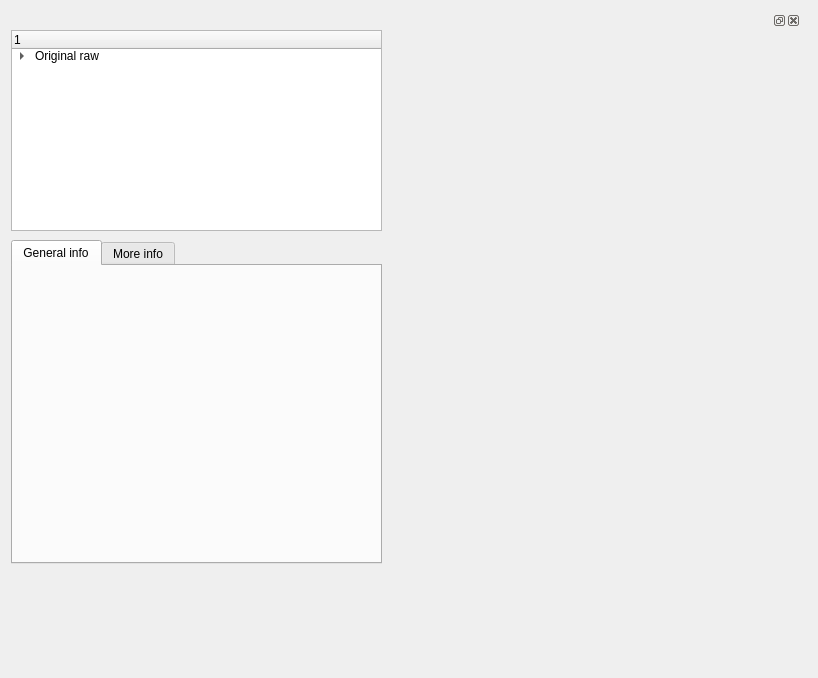
<?xml version="1.0" encoding="UTF-8"?>
<ui version="4.0">
 <class>Form</class>
 <widget class="QWidget" name="Form">
  <property name="geometry">
   <rect>
    <x>0</x>
    <y>0</y>
    <width>818</width>
    <height>678</height>
   </rect>
  </property>
  <property name="windowTitle">
   <string>Form</string>
  </property>
  <layout class="QGridLayout" name="gridLayout">
   <item row="0" column="0">
    <widget class="QDockWidget" name="dockWidget_left">
     <property name="sizePolicy">
      <sizepolicy hsizetype="Minimum" vsizetype="Minimum">
       <horstretch>1</horstretch>
       <verstretch>0</verstretch>
      </sizepolicy>
     </property>
     <property name="minimumSize">
      <size>
       <width>380</width>
       <height>150</height>
      </size>
     </property>
     <property name="allowedAreas">
      <set>Qt::BottomDockWidgetArea|Qt::LeftDockWidgetArea</set>
     </property>
     <widget class="QWidget" name="dockWidgetContents">
      <widget class="QTabWidget" name="tabWidget_info">
       <property name="geometry">
        <rect>
         <x>0</x>
         <y>210</y>
         <width>371</width>
         <height>324</height>
        </rect>
       </property>
       <property name="sizePolicy">
        <sizepolicy hsizetype="Expanding" vsizetype="Expanding">
         <horstretch>0</horstretch>
         <verstretch>0</verstretch>
        </sizepolicy>
       </property>
       <property name="currentIndex">
        <number>0</number>
       </property>
       <widget class="QWidget" name="tabGeneralInfo">
        <property name="accessibleName">
         <string extracomment="dsfsdf"/>
        </property>
        <attribute name="title">
         <string>General info</string>
        </attribute>
       </widget>
       <widget class="QWidget" name="tabMoreInfo">
        <attribute name="title">
         <string>More info</string>
        </attribute>
       </widget>
      </widget>
      <widget class="QTreeWidget" name="treeWidget_projectHistory">
       <property name="geometry">
        <rect>
         <x>0</x>
         <y>0</y>
         <width>371</width>
         <height>201</height>
        </rect>
       </property>
       <property name="verticalScrollBarPolicy">
        <enum>Qt::ScrollBarAsNeeded</enum>
       </property>
       <column>
        <property name="text">
         <string>1</string>
        </property>
       </column>
       <item>
        <property name="text">
         <string>Original raw</string>
        </property>
        <item>
         <property name="text">
          <string>sss</string>
         </property>
        </item>
        <item>
         <property name="text">
          <string>tsss</string>
         </property>
         <item>
          <property name="text">
           <string>high-pass(parameters)</string>
          </property>
         </item>
        </item>
       </item>
      </widget>
     </widget>
    </widget>
   </item>
   <item row="0" column="1" rowspan="2">
    <widget class="QFrame" name="frame">
     <property name="frameShape">
      <enum>QFrame::StyledPanel</enum>
     </property>
     <property name="frameShadow">
      <enum>QFrame::Raised</enum>
     </property>
    </widget>
   </item>
  </layout>
 </widget>
 <resources/>
 <connections/>
</ui>
